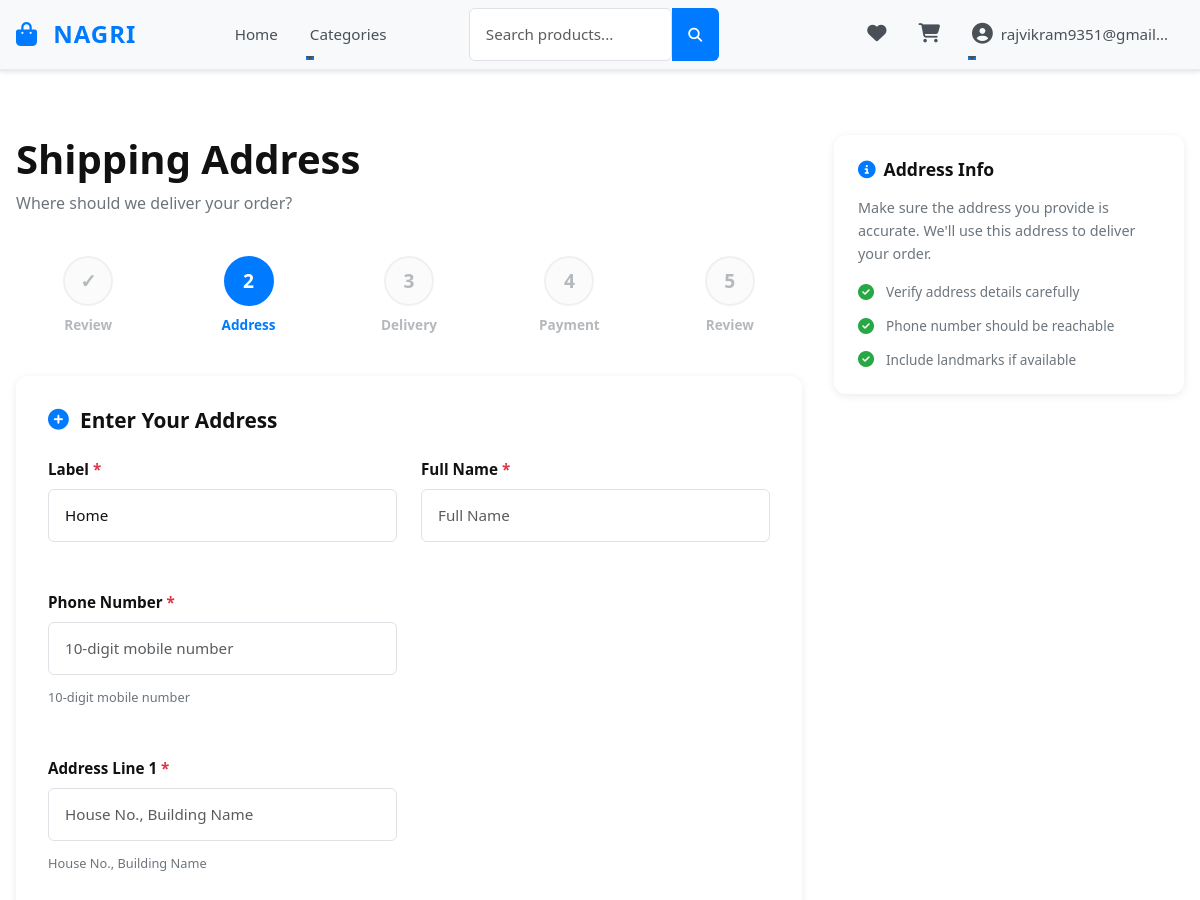
The page /orders/checkout/address/ (signed in, upper part) on the database as committed earlier.
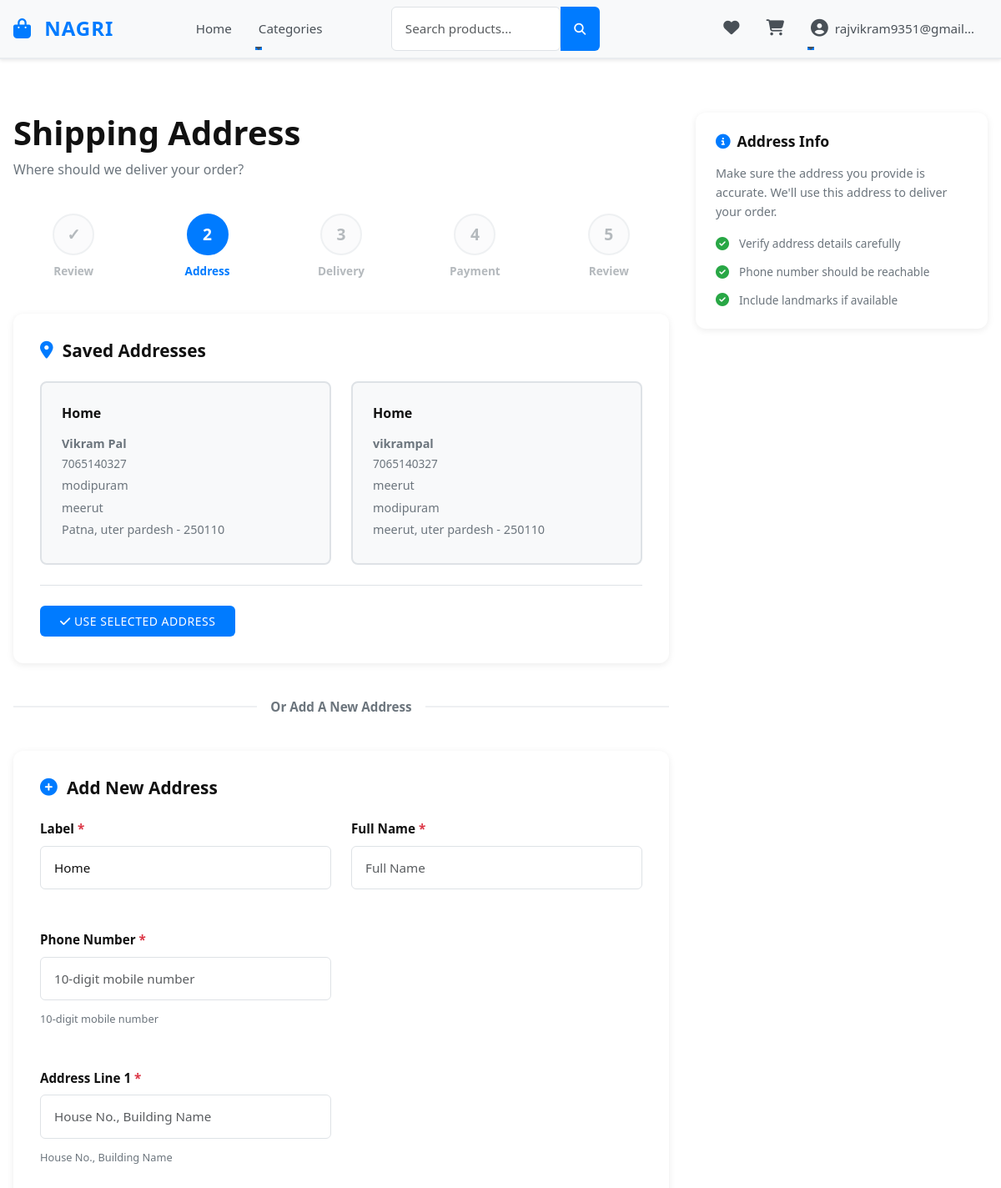
The same page on the database as committed later.
### accounts/models.py (models this page shows, shortened)
class Address(models.Model):
    user = models.ForeignKey(CustomUser, on_delete=models.CASCADE, related_name="addresses")
    profile = models.ForeignKey(UserProfile, on_delete=models.CASCADE, related_name="addresses", null=True, blank=True)
    label = models.CharField(max_length=50, default="Home")
    full_name = models.CharField(max_length=150)
    phone = models.CharField(max_length=20)
    address_line_1 = models.CharField(max_length=255)
    address_line_2 = models.CharField(max_length=255, blank=True, null=True)
    city = models.CharField(max_length=100)
    state = models.CharField(max_length=100)
    country = models.CharField(max_length=100, default="India")
    pincode = models.CharField(max_length=20)
    landmark = models.CharField(max_length=200, blank=True, null=True)
    is_default = models.BooleanField(default=False)
    created_at = models.DateTimeField(auto_now_add=True)
    updated_at = models.DateTimeField(auto_now=True)
    class Meta:
        ordering = ["-is_default", "-created_at"]

### orders/views.py (the view)
# urls.py: path("checkout/address/", checkout_address_view, name="checkout_address"),
@login_required(login_url='login_page')
def checkout_address_view(request):
    from .forms import CheckoutAddressForm
    user = request.user
    saved_addresses = Address.objects.filter(user=user)
    default_address = saved_addresses.filter(is_default=True).first()
    if request.method == 'POST':
        action = request.POST.get('action')
        if action == 'select_saved':
            address_id = request.POST.get('address_id')
            address = get_object_or_404(Address, id=address_id, user=user)
            request.session['checkout_address_id'] = address.id
            request.session['checkout_step'] = 'delivery'
            messages.success(request, 'Address selected successfully.')
            return redirect('checkout_delivery')
        elif action == 'new_address':
            form = CheckoutAddressForm(request.POST)
            if form.is_valid():
                address = form.save(commit=False)
                address.user = user
                address.save()
                request.session['checkout_address_id'] = address.id
                request.session['checkout_step'] = 'delivery'
                messages.success(request, 'Address saved successfully.')
                return redirect('checkout_delivery')
    else:
        form = CheckoutAddressForm()
    context = {
        'saved_addresses': saved_addresses,
        'default_address': default_address,
        'form': form,
    }
    return render(request, 'checkout/address.html', context)

### templates/checkout/address.html (shortened to what the changed rows need)
{% extends "base/base.html" %}
{% load static %}
{% block extra_css %}
    <link rel="stylesheet" href="{% static 'css/checkout/address.css' %}">
{% endblock %}
{% block content %}
<div class="checkout-container">
    <div class="checkout-main">
        <div class="checkout-header">
            <h1 class="page-title">Shipping Address</h1>
        </div>
        {% if saved_addresses %}
            <div class="saved-addresses-section">
                <h2 class="section-title">
                    <i class="fas fa-map-marker-alt"></i>
                    Saved Addresses
                </h2>
                <form method="POST" class="saved-addresses-form">
                    <div class="addresses-grid">
                        {% for address in saved_addresses %}
                            <label class="address-card address-selectable">
                                <div class="address-content">
                                    <div class="address-header">
                                        <span class="address-label">{{ address.label }}</span>
                                    </div>
                                    <div class="address-details">
                                        <p class="address-name">
                                            <strong>{{ address.full_name }}</strong>
                                            <span class="address-phone">{{ address.phone }}</span>
                                        </p>
                                        <p class="address-line">{{ address.address_line_1 }}</p>
                                        {% if address.address_line_2 %}
                                            <p class="address-line">{{ address.address_line_2 }}</p>
                                        {% endif %}
                                        <p class="address-line">
                                            {{ address.city }}, {{ address.state }} - {{ address.pincode }}
                                        </p>
                                    </div>
                                </div>
                            </label>
                        {% endfor %}
                    </div>
                    <div class="address-actions">
                        <button type="submit" class="btn btn-primary">
                            <i class="fas fa-check"></i> Use Selected Address
                        </button>
                    </div>
                </form>
            </div>
            <div class="section-divider">
                <span>Or Add A New Address</span>
            </div>
        {% endif %}
        <div class="new-address-section">
            <h2 class="section-title">
                <i class="fas fa-plus-circle"></i>
                {% if saved_addresses %}Add New Address{% else %}Enter Your Address{% endif %}
            </h2>
            <form method="POST" class="address-form" id="addressForm">
                <div class="form-row">
                </div>
                <div class="form-row">
                </div>
                <div class="form-row">
                </div>
            </form>
        </div>
    </div>
</div>
{% endblock %}

Rows that differ between the two databases and show on the page:
added Address: label "Home", full_name "Vikram Pal", phone "7065140327", address_line_1 "modipuram", address_line_2 "meerut", city "Patna", state "uter pardesh", pincode "250110"
added Address: label "Home", full_name "vikrampal", phone "7065140327", address_line_1 "meerut", address_line_2 "modipuram", city "meerut", state "uter pardesh", pincode "250110"
Other text that changed with them:
text no longer shown: "Enter Your Address"
text now shown: "Saved Addresses USE SELECTED ADDRESS Or Add A New Address Add New Address"
